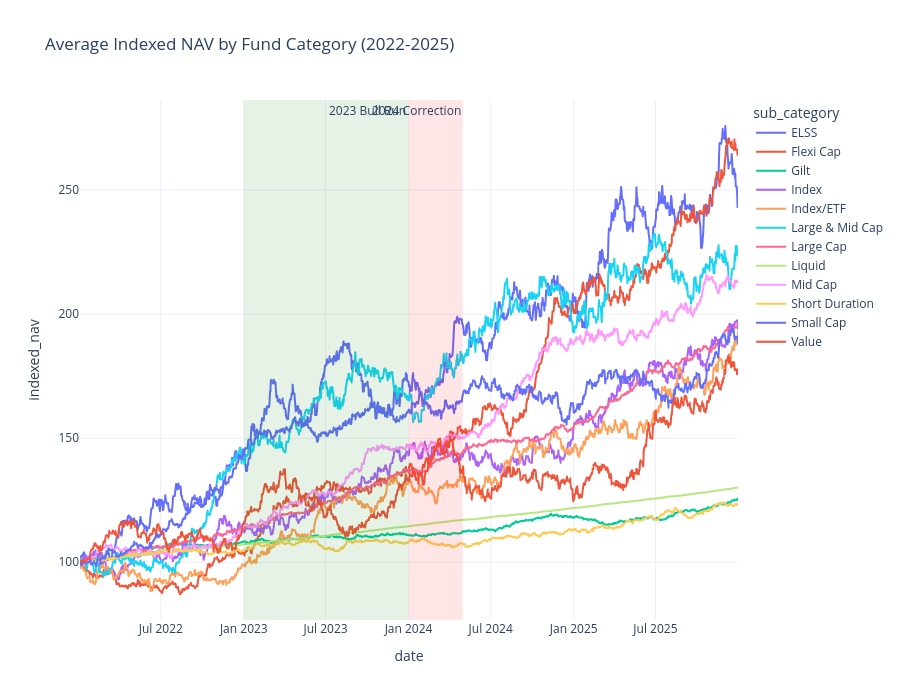

Notebook code for this chart:
### Code cell
from plotly import express as px
from pathlib import Path

results_dir = Path(r"d:\BlueStocks\MFA\Results")
results_dir.mkdir(exist_ok=True)

def save_plotly_figure(fig, file_name):
    file_path = results_dir / file_name
    fig.write_image(str(file_path), format="png", width=1600, height=900, scale=2)
    print(f"Saved {file_path.name}")

nav_df.groupby("sub_category")["scheme_name"].nunique()
category_trend = (
    nav_df
    .groupby(["date", "sub_category"])["indexed_nav"]
    .mean()
    .reset_index()
)
title = "Average Indexed NAV by Fund Category (2022-2025)"
fig = px.line(
    category_trend,
    x="date",
    y="indexed_nav",
    color="sub_category",
    title=title
)

fig.add_vrect(
    x0="2023-01-01",
    x1="2023-12-31",
    fillcolor="green",
    opacity=0.1,
    line_width=0,
    annotation_text="2023 Bull Run"
)

fig.add_vrect(
    x0="2024-01-01",
    x1="2024-04-30",
    fillcolor="red",
    opacity=0.1,
    line_width=0,
    annotation_text="2024 Correction"
)

fig.update_layout(
    template="plotly_white",
    hovermode="x unified",
    height=700
)

save_plotly_figure(fig, "Average Indexed NAV by Fund Category (2022-2025).png")
fig.show()

### Figure 1 — Plotly figure (JSON) as saved in the notebook; plotly's stock layout.template omitted (floating-point values rounded to 4 significant figures; data arrays with more than 128 entries replaced by an {"elided": "..."} marker saying what was removed)
{"data": [{"hovertemplate": "sub_category=ELSS<br>date=%{x}<br>indexed_nav=%{y}<extra></extra>", "legendgroup": "ELSS", "line": {"color": "#636efa", "dash": "solid"}, "marker": {"symbol": "circle"}, "mode": "lines", "name": "ELSS", "showlegend": true, "type": "scattergl", "x": {"elided": "1459 str values"}, "xaxis": "x", "y": {"elided": "1459 float values"}, "yaxis": "y"}, {"hovertemplate": "sub_category=Flexi Cap<br>date=%{x}<br>indexed_nav=%{y}<extra></extra>", "legendgroup": "Flexi Cap", "line": {"color": "#EF553B", "dash": "solid"}, "marker": {"symbol": "circle"}, "mode": "lines", "name": "Flexi Cap", "showlegend": true, "type": "scattergl", "x": {"elided": "1459 str values"}, "xaxis": "x", "y": {"elided": "1459 float values"}, "yaxis": "y"}, {"hovertemplate": "sub_category=Gilt<br>date=%{x}<br>indexed_nav=%{y}<extra></extra>", "legendgroup": "Gilt", "line": {"color": "#00cc96", "dash": "solid"}, "marker": {"symbol": "circle"}, "mode": "lines", "name": "Gilt", "showlegend": true, "type": "scattergl", "x": {"elided": "1459 str values"}, "xaxis": "x", "y": {"elided": "1459 float values"}, "yaxis": "y"}, {"hovertemplate": "sub_category=Index<br>date=%{x}<br>indexed_nav=%{y}<extra></extra>", "legendgroup": "Index", "line": {"color": "#ab63fa", "dash": "solid"}, "marker": {"symbol": "circle"}, "mode": "lines", "name": "Index", "showlegend": true, "type": "scattergl", "x": {"elided": "1459 str values"}, "xaxis": "x", "y": {"elided": "1459 float values"}, "yaxis": "y"}, {"hovertemplate": "sub_category=Index/ETF<br>date=%{x}<br>indexed_nav=%{y}<extra></extra>", "legendgroup": "Index/ETF", "line": {"color": "#FFA15A", "dash": "solid"}, "marker": {"symbol": "circle"}, "mode": "lines", "name": "Index/ETF", "showlegend": true, "type": "scattergl", "x": {"elided": "1459 str values"}, "xaxis": "x", "y": {"elided": "1459 float values"}, "yaxis": "y"}, {"hovertemplate": "sub_category=Large & Mid Cap<br>date=%{x}<br>indexed_nav=%{y}<extra></extra>", "legendgroup": "Large & Mid Cap", "line": {"color": "#19d3f3", "dash": "solid"}, "marker": {"symbol": "circle"}, "mode": "lines", "name": "Large & Mid Cap", "showlegend": true, "type": "scattergl", "x": {"elided": "1459 str values"}, "xaxis": "x", "y": {"elided": "1459 float values"}, "yaxis": "y"}, {"hovertemplate": "sub_category=Large Cap<br>date=%{x}<br>indexed_nav=%{y}<extra></extra>", "legendgroup": "Large Cap", "line": {"color": "#FF6692", "dash": "solid"}, "marker": {"symbol": "circle"}, "mode": "lines", "name": "Large Cap", "showlegend": true, "type": "scattergl", "x": {"elided": "1459 str values"}, "xaxis": "x", "y": {"elided": "1459 float values"}, "yaxis": "y"}, {"hovertemplate": "sub_category=Liquid<br>date=%{x}<br>indexed_nav=%{y}<extra></extra>", "legendgroup": "Liquid", "line": {"color": "#B6E880", "dash": "solid"}, "marker": {"symbol": "circle"}, "mode": "lines", "name": "Liquid", "showlegend": true, "type": "scattergl", "x": {"elided": "1459 str values"}, "xaxis": "x", "y": {"elided": "1459 float values"}, "yaxis": "y"}, {"hovertemplate": "sub_category=Mid Cap<br>date=%{x}<br>indexed_nav=%{y}<extra></extra>", "legendgroup": "Mid Cap", "line": {"color": "#FF97FF", "dash": "solid"}, "marker": {"symbol": "circle"}, "mode": "lines", "name": "Mid Cap", "showlegend": true, "type": "scattergl", "x": {"elided": "1459 str values"}, "xaxis": "x", "y": {"elided": "1459 float values"}, "yaxis": "y"}, {"hovertemplate": "sub_category=Short Duration<br>date=%{x}<br>indexed_nav=%{y}<extra></extra>", "legendgroup": "Short Duration", "line": {"color": "#FECB52", "dash": "solid"}, "marker": {"symbol": "circle"}, "mode": "lines", "name": "Short Duration", "showlegend": true, "type": "scattergl", "x": {"elided": "1459 str values"}, "xaxis": "x", "y": {"elided": "1459 float values"}, "yaxis": "y"}, {"hovertemplate": "sub_category=Small Cap<br>date=%{x}<br>indexed_nav=%{y}<extra></extra>", "legendgroup": "Small Cap", "line": {"color": "#636efa", "dash": "solid"}, "marker": {"symbol": "circle"}, "mode": "lines", "name": "Small Cap", "showlegend": true, "type": "scattergl", "x": {"elided": "1459 str values"}, "xaxis": "x", "y": {"elided": "1459 float values"}, "yaxis": "y"}, {"hovertemplate": "sub_category=Value<br>date=%{x}<br>indexed_nav=%{y}<extra></extra>", "legendgroup": "Value", "line": {"color": "#EF553B", "dash": "solid"}, "marker": {"symbol": "circle"}, "mode": "lines", "name": "Value", "showlegend": true, "type": "scattergl", "x": {"elided": "1459 str values"}, "xaxis": "x", "y": {"elided": "1459 float values"}, "yaxis": "y"}], "layout": {"annotations": [{"showarrow": false, "text": "2023 Bull Run", "x": "2023-12-31", "xanchor": "right", "xref": "x", "y": 1, "yanchor": "top", "yref": "y domain"}, {"showarrow": false, "text": "2024 Correction", "x": "2024-04-30", "xanchor": "right", "xref": "x", "y": 1, "yanchor": "top", "yref": "y domain"}], "height": 700, "hovermode": "x unified", "legend": {"title": {"text": "sub_category"}, "tracegroupgap": 0}, "shapes": [{"fillcolor": "green", "line": {"width": 0}, "opacity": 0.1, "type": "rect", "x0": "2023-01-01", "x1": "2023-12-31", "xref": "x", "y0": 0, "y1": 1, "yref": "y domain"}, {"fillcolor": "red", "line": {"width": 0}, "opacity": 0.1, "type": "rect", "x0": "2024-01-01", "x1": "2024-04-30", "xref": "x", "y0": 0, "y1": 1, "yref": "y domain"}], "title": {"text": "Average Indexed NAV by Fund Category (2022-2025)"}, "xaxis": {"anchor": "y", "domain": [0, 1], "title": {"text": "date"}}, "yaxis": {"anchor": "x", "domain": [0, 1], "title": {"text": "indexed_nav"}}}}
